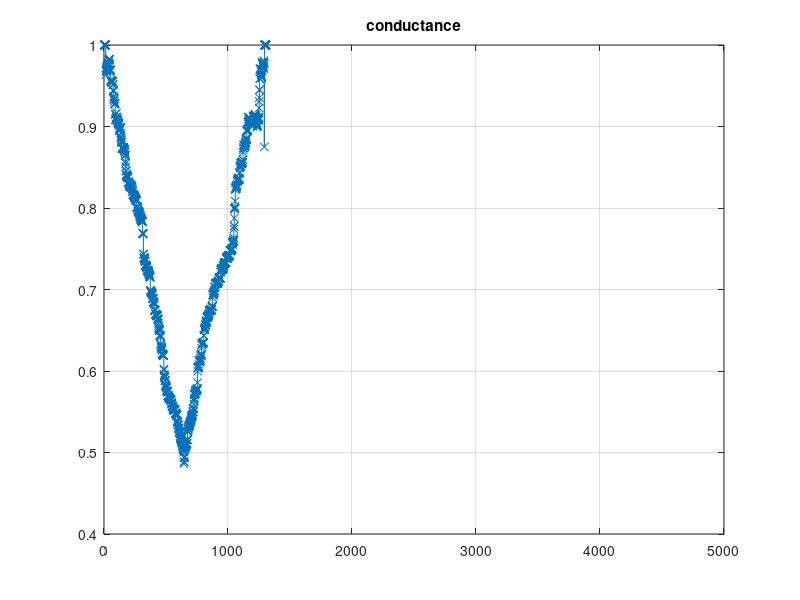
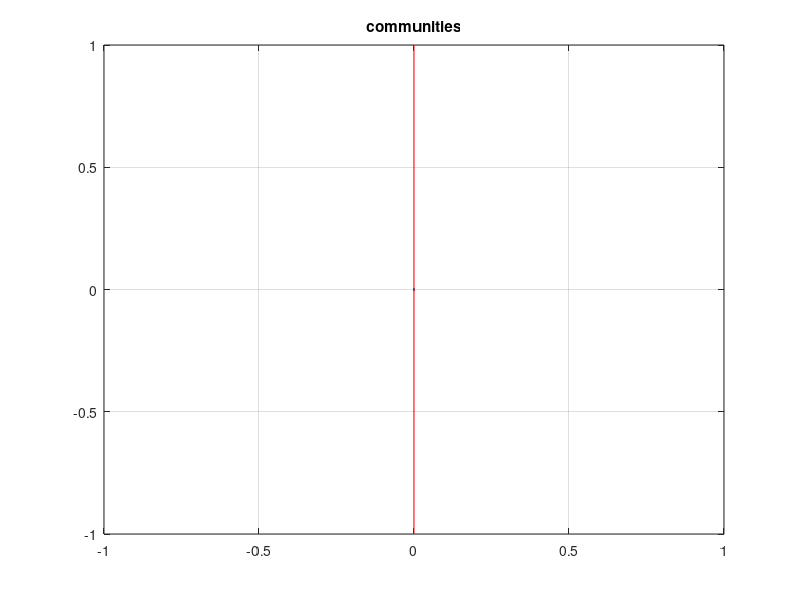

Reproduce these figures in MATLAB, in order.
close all
clear all
clc
tic 
%% Import data

G = importdata('dataset_3.txt', '\t', 4) 

%% Adjacency matrix

G.data = G.data + 1;
N = max(max(G.data));
A = sparse(G.data(:,2),G.data(:,1),ones(size(G.data,1),1),N,N);
Au = 1*(A+A'>0); 
Au = Au - diag(diag(Au)); 

%% Extract eigensystem info

d = full(sum(Au));
Di = spdiags(1./sqrt(d'),0,N,N);
L = spdiags(ones(N,1),0,N,N) - Di*Au*Di;

if N<2e3 
    la = eigs(L,N);  
    figure(1)
    plot(la,'x')
    grid
    title('eigenvalues (of the normalized Laplacian)')
end

[V,DD] = eigs(L,3,'SA');
Vv = Di*V;
v1 = Vv(:,2)/norm(Vv(:,2));
v2 = Vv(:,3)/norm(Vv(:,3)); 

%% Sweep wrt the ordering identified by v1

[v1s,pos] = sort(v1);
Au1 = Au(pos,pos);
a = sum(triu(Au1));
b = sum(tril(Au1));
d = a+b;
D = sum(d);
assoc = cumsum(d);
assoc = min(assoc,D-assoc);
cut = cumsum(b-a);
conduct = cut./assoc;
conduct = conduct(1:end-1);

figure(2)
plot(conduct,'x-')
grid
title('conductance')

[~,mpos] = min(conduct);
threshold = mean(v1s(mpos:mpos+1));
disp(['Minimum conductance: ' num2str(conduct(mpos))])
disp(['   Cheeger''s upper bound: ' num2str(sqrt(2*DD(2,2)))])
disp(['   # of links: ' num2str(D/2)])
disp(['   Cut value: ' num2str(cut(mpos))])
disp(['   Assoc value: ' num2str(assoc(mpos))])
disp(['   Community size #1: ' num2str(mpos)])
disp(['   Community size #2: ' num2str(N-mpos)])

figure(3)
plot(v1,v2,'.')
grid
hold on
plot(threshold*[1,1],ylim,'r-')
hold off
title('communities')

if D<1e4 
    figure(4)
    plot(v1,v2,'.')
    grid
    [I,J,~] = find(Au);
    hold on
    plot([v1(I),v1(J)]',[v2(I),v2(J)]')
    plot(threshold*[1,1],ylim,'k-')
    hold off
    title('communities (with links)')
end
 
if (mpos>=N-mpos)
    A = A(pos(1:mpos),pos(1:mpos));
else
    A = A(pos(mpos+1:end),pos(mpos+1:end));
end
save('previous_community','A')

toc
